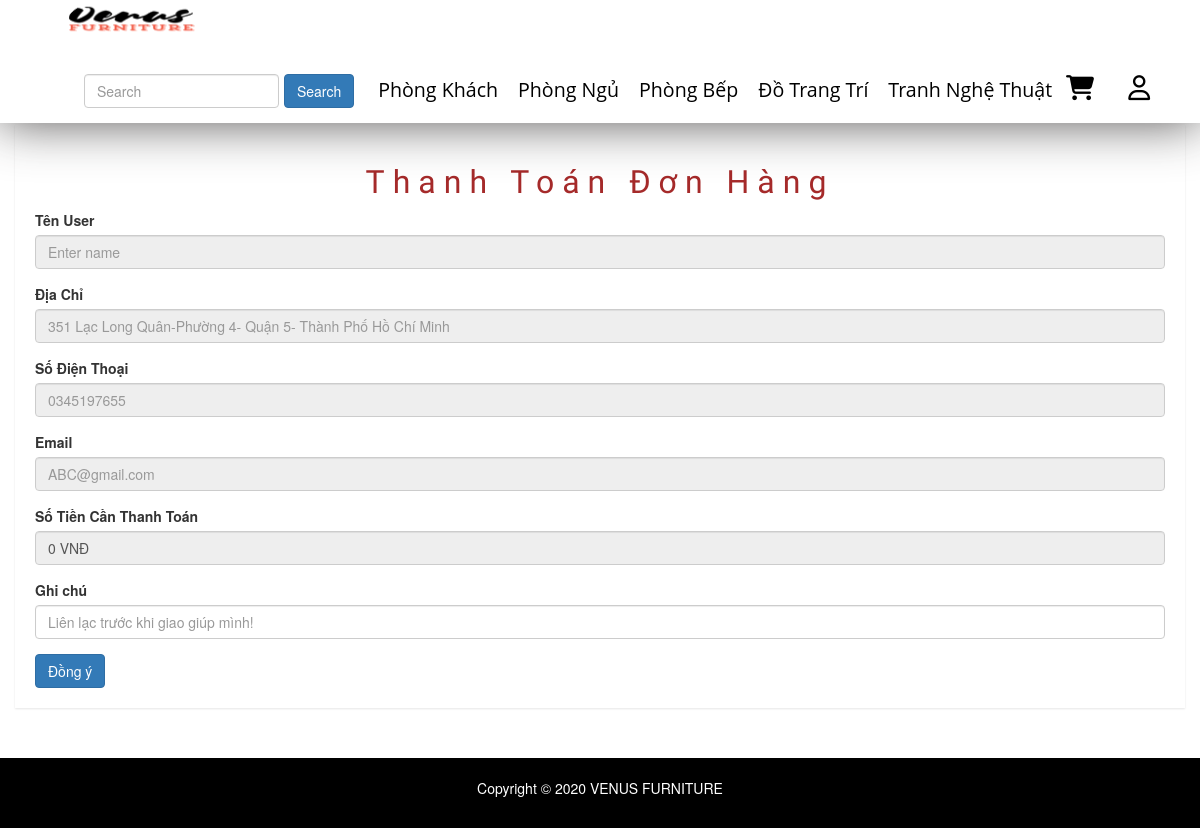
Page /public/pages/thanh-toan.php on the earlier database version.
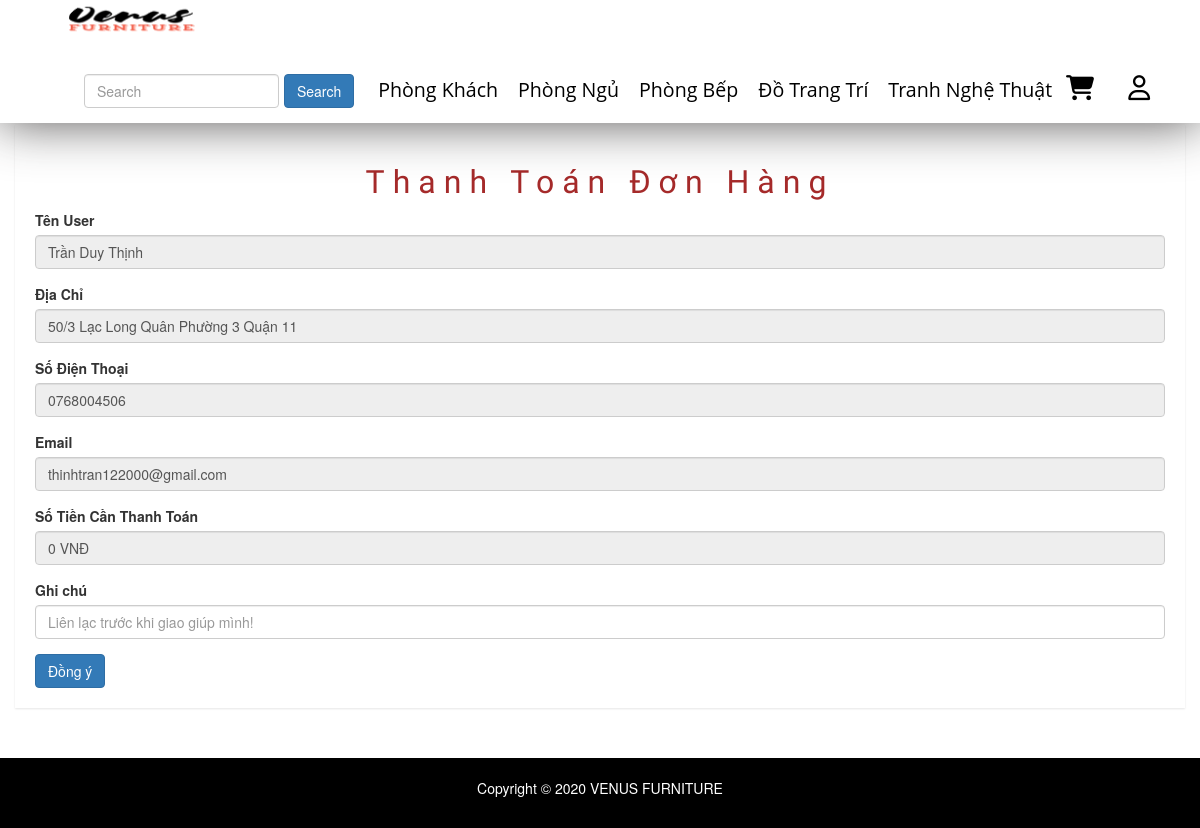
Same page on the later database version.
### tables this page shows
CREATE TABLE `category` (
  `id` int(50) NOT NULL,
  `name` varchar(100) DEFAULT NULL,
  `slug` varchar(100) DEFAULT NULL,
  `images` varchar(100) DEFAULT NULL,
  `banner` varchar(100) DEFAULT NULL,
  `home` tinyint(100) DEFAULT 0,
  `status` tinyint(4) DEFAULT 0,
  `created_at` timestamp NOT NULL DEFAULT current_timestamp(),
  `updated` timestamp NOT NULL DEFAULT current_timestamp() ON UPDATE current_timestamp()
);

CREATE TABLE `users` (
  `id` int(50) NOT NULL,
  `name` varchar(100) DEFAULT NULL,
  `email` varchar(100) DEFAULT NULL,
  `address` varchar(100) DEFAULT NULL,
  `phone` char(15) DEFAULT NULL,
  `Account` varchar(100) NOT NULL,
  `password` varchar(100) DEFAULT NULL,
  `avatar` varchar(100) DEFAULT NULL,
  `status` tinyint(4) DEFAULT 1,
  `token` varchar(50) DEFAULT NULL,
  `created_at` timestamp NULL DEFAULT NULL,
  `updata_up` timestamp NULL DEFAULT NULL ON UPDATE current_timestamp()
);

### libraries/Database.php (called while the page is built, shortened)
<?php
class DataProvider
{
	public static function ExecuteQuery($sql)
	{
		try{
			$connection = mysqli_connect("localhost","root","", "web_noi_that");
			mysqli_query($connection, "set names 'utf8'");
			$result = mysqli_query($connection, $sql);
			return $result;
		}catch(Exception $ex)
		{
			return null;
		}
    }
}
?>

### public/pages/thanh-toan.php (the view, shortened to what this page needs)
<?php
require_once __DIR__ . "/../../layouts/header.php";
?>
<div class="product-status mg-tb-15" style="min-height:618px">
    <div class="container-fluid">
        <div class="row">
            <div class="col-lg-12 col-md-12 col-sm-12 col-xs-12">
                <div class="product-status-wrap">
                    <h2 class="text-center">Thanh Toán Đơn Hàng </h2>
                    <form action="" method="post" enctype="multipart/form-data" id="USedit">
                        <?php
                        try {
                            $sql = "SELECT * FROM users";
                            $result = DataProvider::ExecuteQuery($sql);
                            $row = mysqli_fetch_array($result);
                        } catch (Exception $ex) {
                            echo "Không thể mở CSDL";
                        }
                        ?>
                        <div class="form-group">
                            <label>Tên User</label>
                            <input readonly="" type="text" class="form-control" placeholder="Enter name" name="TenUS" value="<?php echo $row['name'] ?>">
                        </div>
                        <div class="form-group">
                            <label>Địa Chỉ</label>
                            <input readonly="" type="text" class="form-control" placeholder="351 Lạc Long Quân-Phường 4- Quận 5- Thành Phố Hồ Chí Minh" name="address" value="<?php echo $row['address'] ?>">
                        </div>
                        <div class="form-group">
                            <label>Số Điện Thoại</label>
                            <input readonly="" type="number" class="form-control" placeholder="0345197655" name="phone" value="<?php echo $row['phone'] ?>">
                        </div>
                        <div class="form-group">
                            <label>Email</label>
                            <input readonly="" type="email" class="form-control" placeholder="ABC@gmail.com" name="email" value="<?php echo $row['email'] ?>">
                        </div>
                        <div class="form-group">
                            <label>Số Tiền Cần Thanh Toán</label>
                            <input readonly="" type="text" class="form-control" placeholder="" name="tongtien" value="<?php echo number_format($_SESSION['tongtien'],0) ?> VNĐ">
                        </div>
                        <div class="form-group">
                            <label>Ghi chú</label>
                            <input  type="text" class="form-control" placeholder="Liên lạc trước khi giao giúp mình!" name="note" >
                        </div>
                        <button type="submit" class="btn btn-primary">Đồng ý</button>
                    </form>
                </div>
            </div>
        </div>
    </div>
</div>
<?php
require_once __DIR__ . "/../../layouts/footer.php" ?>

### layouts/header.php (shortened to what this page needs)
<!DOCTYPE html>
<html>
<head>
    <link rel="stylesheet" href="/redirect?Id=CvmsVv9asuSiOaRBBz9urpS909ixNzNqI37%2b8O1yQr4%3d">
    <link rel="stylesheet" type="text/css" href="../vendors/fonts/css/fontawesome.css">
    <link rel="stylesheet" type="text/css" href="../resources/css/styles.css">
    <link rel="stylesheet" href="../vendors/css/bootstrap.css">
    <link rel="stylesheet" href="../resources/css/queries.css">
    <link rel="stylesheet" href="../vendors/css/bootstrap-grid.css">
    <link rel="stylesheet" href="css/bootstrap.min.css">
    <link rel="stylesheet" href="css/font-awesome.min.css">
    <link rel="stylesheet" href="css/owl.carousel.css">
    <link rel="stylesheet" href="css/owl.theme.css">
    <link rel="stylesheet" href="css/owl.transitions.css">
    <link rel="stylesheet" href="css/animate.css">
    <link rel="stylesheet" href="css/normalize.css">
    <link rel="stylesheet" href="css/meanmenu.min.css">
    <link rel="stylesheet" href="css/main.css">
    <link rel="stylesheet" href="css/morrisjs/morris.css">
    <link rel="stylesheet" href="css/scrollbar/jquery.mCustomScrollbar.min.css">
    <link rel="stylesheet" href="css/metisMenu/metisMenu.min.css">
    <link rel="stylesheet" href="css/metisMenu/metisMenu-vertical.css">
    <link rel="stylesheet" href="css/calendar/fullcalendar.min.css">
    <link rel="stylesheet" href="css/calendar/fullcalendar.print.min.css">
    <link rel="stylesheet" href="style.css">
    <link rel="stylesheet" href="css/responsive.css">
    <link rel="stylesheet" href="https://maxcdn.bootstrapcdn.com/bootstrap/3.3.5/css/bootstrap.min.css"><script src="https://maxcdn.bootstrapcdn.com/bootstrap/3.3.5/js/bootstrap.min.js"></script>
</head>
<body>
    <div class="sticky">
        <nav>
            <a href="../index.php"><img class="logo"
                    src="../resources/img/hinh/logo2.png" alt="logo"></a>
            <div>
            <ul class="main-nav">
              <li>
                <form class="form-inline " id="reseach" action="show-row.php" method="get">
             <input class="form-control mr-sm-2" type="search" placeholder="Search" aria-label="Search" name="search">
              <button class="btn btn-primary my-2 my-sm-0" type="submit" name="ok" value="search">Search</button>
           </form>
          </li>
                    <?php
                    $sql = "SELECT * FROM `category`";
                    $category = DataProvider::ExecuteQuery($sql);
                    while ($loai = mysqli_fetch_array($category)) {
                        $chuoi = <<< EOD
                          <li><a class="a" href="/TTT/public/pages/show-row.php?id={$loai['id']}">  {$loai['name']}</a>
                          <ul class="submenu">
                          EOD;
                        echo $chuoi;
                        echo " </ul>";
                    }
                    echo   "</li>";
                    ?>
                    <a class="fas fa-shopping-cart " href="gio-hang.php" id="icoi"></a>
                    <?php if (isset($_SESSION['name'])) :   ?>
                        <div class="btn-group">
                            <button type="button" class="btn btn-info dropdown-toggle" data-toggle="dropdown" aria-haspopup="true" aria-expanded="false">
                           <?php echo $_SESSION['name'] ?>
                            </button>
                            <div class="dropdown-menu">
                                <a class="dropdown-item" href="don-hang.php">Đơn hàng</a>
                                <a class="dropdown-item" href="#"></a>
                                <a class="dropdown-item" href="ho-so.php">Hồ sơ</a>
                                <div class="dropdown-divider"></div>
                                <a class="dropdown-item" href="/TTT/public/pages/thoat.php">Đăng xuất</a>
                            </div>
                        </div>
                    <?php else : ?>
                        <a class="far fa-user " href="login.php" id="icoi"></a>
                    <?php endif ?>
                </ul>
            </div>
        </nav>
    </div>
    <div id="SITE_HEADER-placeholder"></div>

### layouts/footer.php (shortened to what this page needs)
    <footer id="foot">
        <p>
            Copyright &copy; 2020 VENUS FURNITURE
        </p>
    </footer>
    <link rel="stylesheet" href="../vendors/css/magnific-popup.css">
</body>
</html>

### public/resources/css/styles.css (style rules this page uses)
* { padding: 0 px; margin: 0 px; box-sizing: border-box; }
html { font-family: "Lato", sans-serif; font-size: 20 px; color: #5a5a5a; background-color: #ffffff; text-rendering: optimizeLegibility; }
body { overflow-x: hidden; }
.logo { width: 200px; float: left; margin-left: 30px; margin-top: 10px; display: block; }
#icoi { text-decoration: none; color: black; font-size: 25px; margin-right: 30px; }
.main-nav { float: right; list-style: none; margin-right: 20px; margin-top: 40px; padding-left: 0px; z-index: 1; }
.main-nav li .a { text-decoration: none; text-align: center; color: black; font-size: 140%; font-family: "Pacifico", cursive; font-family: "Amatic SC", cursive; font-family: "Open Sans", sans-serif; padding: 2px 0px; }
.main-nav li { display: inline-block; margin: 5px 10px; }
.sticky { background-color: white; position: fixed; top: 0 px; left: 0px; z-index: 900; width: 100%; box-shadow: 0 0px 50px 0 rgba(46, 44, 44, 0.8); }
.sticky .logo { width: 200px; margin-top: -10px; padding-bottom: -80px; }
.sticky .main-nav { margin-top: 20px; }
footer { text-align: center; background-color: black; color: white; padding: 20px; bottom: 0px; }
#SITE_HEADER-placeholder { height: 110px; display: block; }

### public/pages/css/main.css (style rules this page uses)
html { color: #222; font-size: 1em; line-height: 1.4; }
audio, canvas, iframe, img, svg, video { vertical-align: middle; }

### public/pages/style.css (style rules this page uses)
html, body { height: 100%; font-family: 'Play', sans-serif;font-weight:400;background:#f5f5f5; }
img { max-width:100%;height:auto }
p { margin:0 0 15px; }
h1, h2, h3, h4, h5, h6 { margin: 0 0 10px; font-weight:700; }
a { transition: all 0.3s ease 0s;text-decoration:none; }
a:visited, a:link, a:active { text-decoration: none; }
ul { list-style: outside none none; margin: 0; padding: 0 }
.mg-tb-15 { margin:15px 0px; }
.form-control { background-color: #FFFFFF; background-image: none; border: 1px solid #e5e6e7; border-radius: 1px; color: inherit; display: block; padding: 6px 12px; transition: border-color 0.15s ease-in-out 0s, box-shadow 0.15s ease-in-out 0s; width: 100%; }
.product-sales-chart, .analytics-info-cs, .tranffic-als-inner, .analytics-rounded, .single-new-trend, .personal-info-wrap, .author-widgets-single, .calender-inner, .product-status-wrap, .review-tab-pro-inner, .income-dashone-total, .analytics-adminpro-wrap, .analytics-sparkle-line, .analysis-progrebar, .sparkline8-list, .sparkline9-list, .sparkline7-list, .sparkline10-list, .sparkline12-list, .sparkline13-list, .sparkline14-list, .sparkline13-list, .sparkline11-list, .x-editable-list, .code-editor-single, .blog-details-inner, .charts-single-pro, .about-sparkline, .sparkline-list, .button-ad-wrap, .tab-content-details, .sparkline16-list, .sparkline15-list, .tinymce-single { padding:20px; background:#fff; -webkit-box-shadow: 0px 1px 2px 0px rgba(0, 0, 0, 0.1); box-shadow: 0px 1px 2px 0px rgba(0, 0, 0, 0.1); }

### public/pages/thanh-toan.php (style rules this page uses)
h2 { font-family: "Dancing Script", cursive; font-size: xx-large; letter-spacing: 8px; color: brown; }

Differences in the rows shown:
added users: TenUS "Trần Duy Thịnh", address "50/3 Lạc Long Quân Phường 3 Quận 11", phone "0768004506", email "thinhtran122000@gmail.com"
